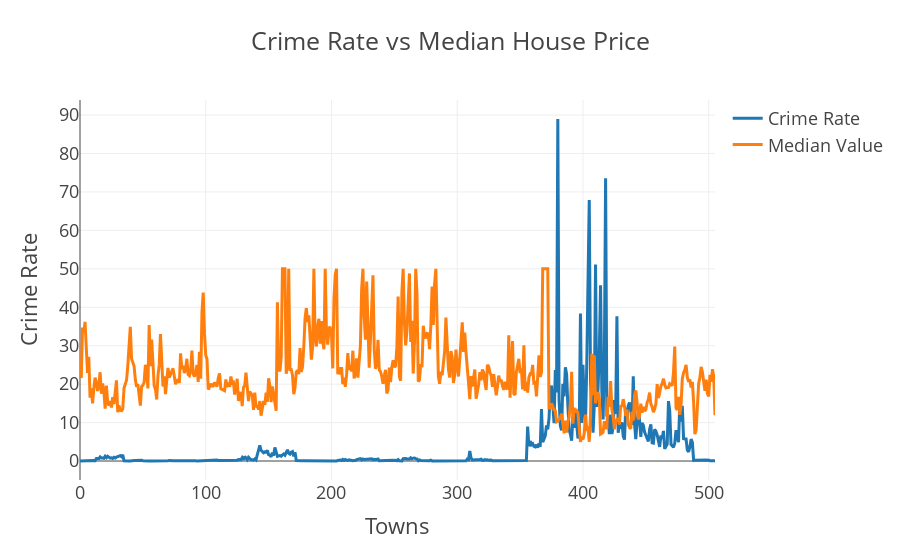

This figure's notebook cell:
### Code cell
col1 = "CRIM"
col2 = "MEDV"
v1 = housing[col1]
v2 = housing[col2]

scat1 = go.Scatter(y = v1.values, x=v1.index, name="Crime Rate")
scat2 = go.Scatter(y=v2.values, x=v2.index, name="Median Value")

data = [scat1, scat2]

layout={'title':"Crime Rate vs Median House Price",'yaxis':{'title':"Crime Rate"},'xaxis':{'title':'Towns'}}
fig = go.Figure(data=data, layout=layout)
fig.layout.template = "presentation"

iplot(fig)

### Figure 1 — Plotly figure (JSON) as saved in the notebook; plotly's stock layout.template omitted (floating-point values rounded to 4 significant figures; data arrays with more than 128 entries replaced by an {"elided": "..."} marker saying what was removed)
{"data": [{"name": "Crime Rate", "type": "scatter", "x": {"elided": "506 int values"}, "y": {"elided": "506 float values"}}, {"name": "Median Value", "type": "scatter", "x": {"elided": "506 int values"}, "y": {"elided": "506 float values"}}], "layout": {"title": {"text": "Crime Rate vs Median House Price"}, "xaxis": {"title": {"text": "Towns"}}, "yaxis": {"title": {"text": "Crime Rate"}}}}
